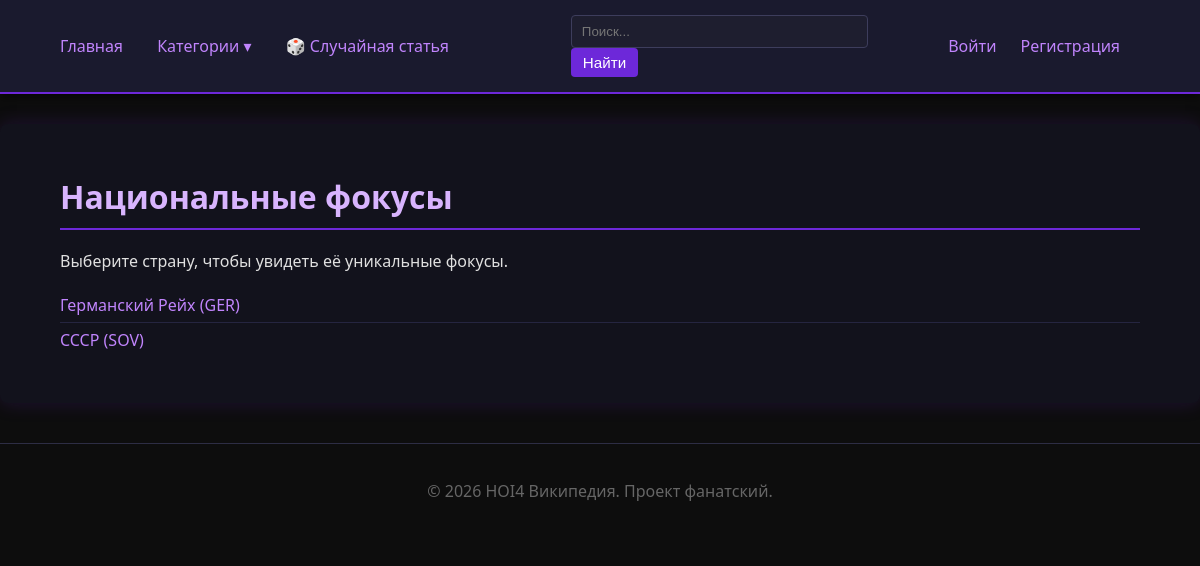
The app's page /focuses with its own data.
### app/models.py (models this page shows, shortened)
class Country(SqlAlchemyBase):
    __tablename__ = 'country'
    id = sa.Column(sa.Integer, primary_key=True, autoincrement=True)
    nazvanie = sa.Column(sa.String(100), nullable=False, unique=True)
    teg = sa.Column(sa.String(3), nullable=False, unique=True)
    ideologiya = sa.Column(sa.String(50))
    istoricheskayaSpravka = sa.Column(sa.Text)
    flagFileName = sa.Column(sa.String(100), default='default.png')
    category = orm.relationship('Category', secondary=countryCategorySvyaz, backref='strany')

### app/routes.py (the view)
@main.route('/focuses')
def focusesList():
    sessia = dbSession()
    tegi = sessia.query(NationalFocus.stranaTeg.distinct()).all()
    stranySFocusami = []
    for teg_tuple in tegi:
        teg_val = teg_tuple[0]
        if teg_val:
            country = sessia.query(Country).filter(Country.teg == teg_val).first()
            if country:
                stranySFocusami.append(country)
            else:
                stranySFocusami.append({'teg': teg_val, 'nazvanie': teg_val})
    return render_template('focusesList.html', title='Национальные фокусы', strany=stranySFocusami)

### app/__init__.py (called while the page is built)
def create_app(configClass=Config):
    app = Flask(__name__)
    app.config.from_object(configClass)
    loginManager.init_app(app)
    from app.models import Yuzer, dbSession, Category
    @app.teardown_appcontext
    def shutdownSession(exception=None):
        dbSession.remove()
    @loginManager.user_loader
    def loadYuzer(yuzerId):
        sessia = dbSession()
        return sessia.get(Yuzer, int(yuzerId))
    @app.context_processor
    def utilityProcessor():
        def getKategoriiSoStatyami():
            sessia = dbSession()
            return sessia.query(Category).filter(Category.statya.any()).all()
        return dict(getKategoriiSoStatyami=getKategoriiSoStatyami)
    from app.routes import main
    app.register_blueprint(main)
    return app

### app/templates/focusesList.html (shortened to what this page needs)
{% extends "base.html" %}
{% block content %}
<h1>Национальные фокусы</h1>
<p>Выберите страну, чтобы увидеть её уникальные фокусы.</p>
<ul class="focusCountries">
    {% for country in strany %}
        <li>
            <a href="{{ url_for('main.focusesByCountry', teg=country.teg) }}">
                {{ country.nazvanie }} ({{ country.teg }})
            </a>
        </li>
    {% else %}
        <p>Пока нет стран с фокусами.</p>
    {% endfor %}
</ul>
{% endblock %}

### app/static/style.css (style rules this page uses)
body { font-family: 'Segoe UI', Tahoma, Geneva, Verdana, sans-serif; margin: 0; padding: 0; background: #0d0d0d; color: #e0e0e0; }
a { color: #c084fc; text-decoration: none; transition: color 0.2s, text-shadow 0.2s; }
h1, h2, h3 { color: #d8b4fe; font-weight: 600; }
h1 { border-bottom: 2px solid #6d28d9; padding-bottom: 10px; margin-bottom: 20px; }
ul { list-style: none; padding-left: 0; }
li { padding: 6px 0; border-bottom: 1px solid #252540; }
li:last-child { border-bottom: none; }

### records on screen
Country: nazvanie "Германский Рейх", teg "GER"
Country: nazvanie "СССР", teg "SOV"
